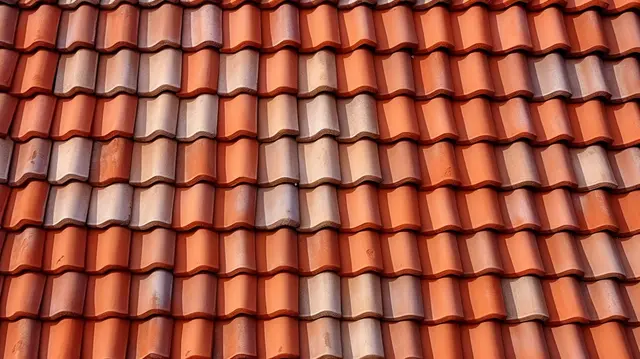
#> input picture python/jobsheet7/img/genteng.png, 640 x 359 px, found by its file name
$ python 7.2.4lolosTinggi.py
#> lines starting #> are read from the running program, lines starting #| are printed output that depends on the picture
import cv2
import numpy as np

path_gambar = r"python\jobsheet7\img\genteng.png"
citra = cv2.imread(path_gambar, 0)
#> citra: shape (359, 640); min 0, max 241, mean 108.4
jumSaris, jumKolom = citra.shape[:2]
#> jumSaris = 359; jumKolom = 640
citra = cv2.resize(citra, (int(0.5 * jumKolom), int(0.5 * jumSaris)))
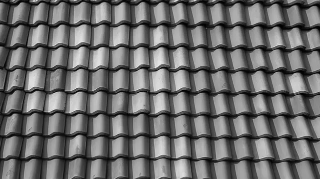
#> citra: shape (179, 320); min 0, max 233, mean 108.2

kernelA = np.float32([[0, -1, 0],
                   [-1, 4, -1],
                   [0, -1, 0]])

kernels = np.float32([[-1, -1, -1],
                   [-1, 8, -1],
                   [-1, -1, -1]])

kernelC = np.float32([[1, -2, 1],
                   [-2, 4, -2],
                   [1, -2, 1]])

filterA = cv2.filter2D(citra, -1, kernelA)
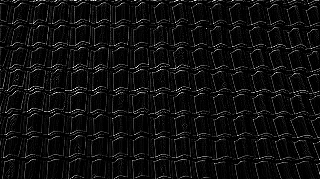
#> filterA: shape (179, 320); min 0, max 255, mean 14.3
filters = cv2.filter2D(citra, -1, kernels)
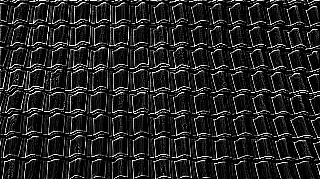
#> filters: shape (179, 320); min 0, max 255, mean 35
filterC = cv2.filter2D(citra, -1, kernelC)
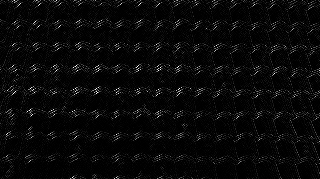
#> filterC: shape (179, 320); min 0, max 255, mean 9.1

baris1 = np.hstack((citra, filterA))
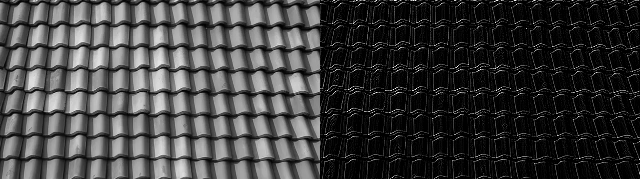
#> baris1: shape (179, 640); min 0, max 255, mean 61.3
baris2 = np.hstack((filters, filterC))
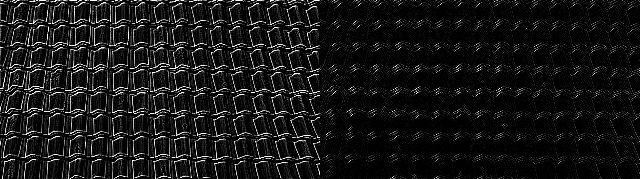
#> baris2: shape (179, 640); min 0, max 255, mean 22

hasil = np.vstack((baris1, baris2))
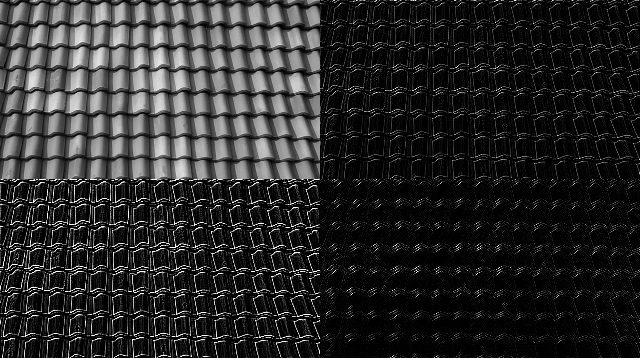
#> hasil: shape (358, 640); min 0, max 255, mean 41.6

cv2.imshow('Hasil', hasil)
cv2.waitKey(0)
cv2.destroyAllWindows()
